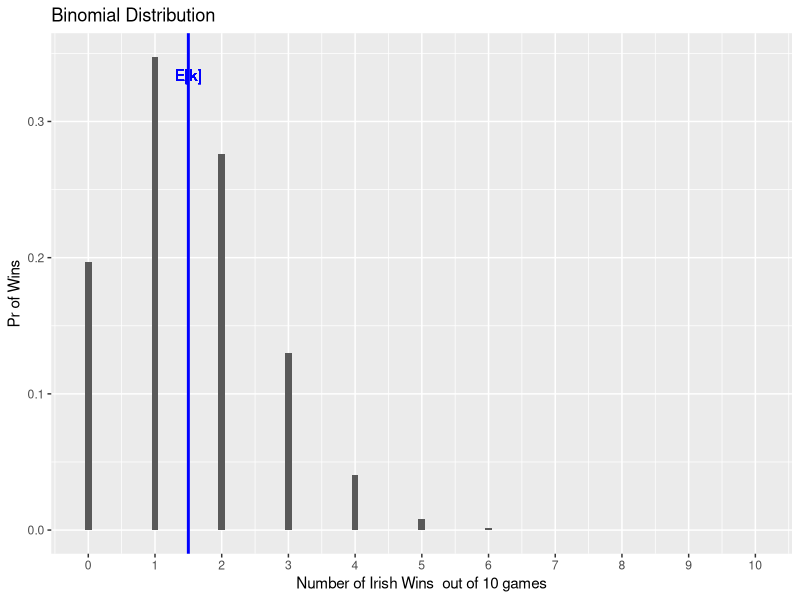
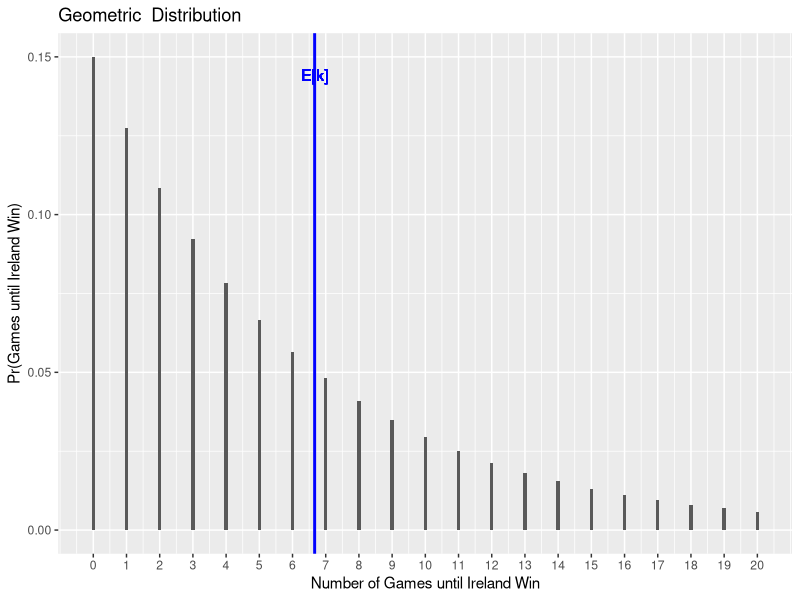
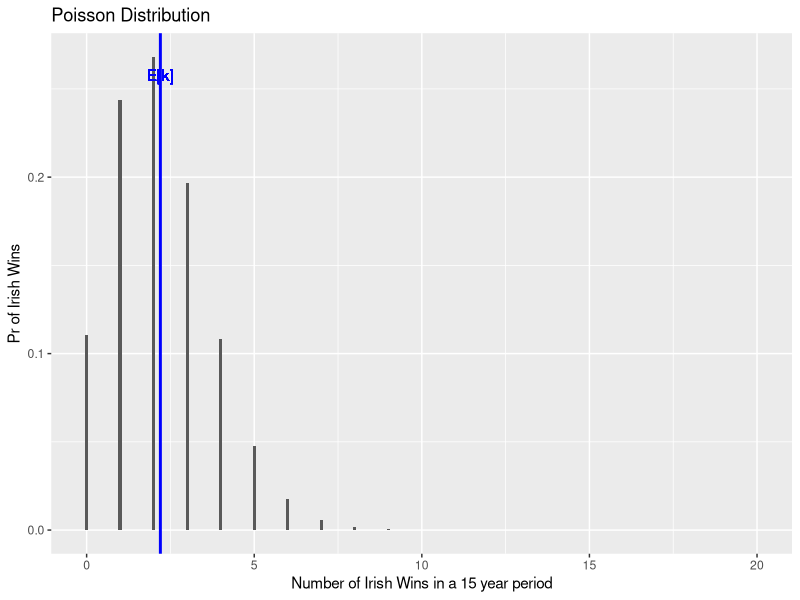

Here is the R script that generated these plots, in order:
## ---- chunk 1
knitr::opts_chunk$set(echo = TRUE)
library(ggplot2)
library(ggpubr)

## ---- chunk 2
Games<-0:10 # Number of Games
Pr_ireland_win<-0.15 # Probability of Success
Pr_win<-c(dbinom(0:10,10,Pr_ireland_win)) # Binomial Probability 

E_X<- 10*Pr_ireland_win # Expected Value
Var_X<-10*Pr_ireland_win*(1-Pr_ireland_win) # Variance

df <- data.frame(Games,Pr_win)
## Plot
binomial.p_dist<-ggplot(df, aes(x=Games,y=Pr_win)) + geom_col(width = 0.1)+
  xlab("Number of Irish Wins  out of 10 games")+
  ylab("Pr of Wins")+ggtitle("Binomial Distribution")+
  scale_x_continuous(breaks=0:10)+ 
  geom_vline(xintercept = E_X, color = "blue", size=1)+
  geom_text(aes(x=E_X, label="E[k]", y=max(Pr_win)),vjust=2, 
            colour="blue",  text=element_text(size=18))

 binomial.p_dist

## ---- chunk 3
Games<-0:20 # Number of Games
Pr_ireland_win<-0.15 # Probability of a win
E_X<-1/Pr_ireland_win # Expected Value
Var_X<-(1-Pr_ireland_win)/(Pr_ireland_win**2) # Variance
Pr_win<-c(dgeom(Games,Pr_ireland_win))

df <- data.frame(Games,Pr_win)
# Plot
Geometric.p_dist<-ggplot(df, aes(x=Games,y=Pr_win)) + geom_col(width = 0.1)+
  xlab("Number of Games until Ireland Win")+ylab("Pr(Games until Ireland Win)")+
  ggtitle("Geometric  Distribution")+
  scale_x_continuous(breaks=Games)+ 
  geom_vline(xintercept = E_X,  color = "blue", size=1)+
  geom_text(aes(x=E_X, label="E[k]", y=max(Pr_win)),vjust=2, 
            colour="blue", text=element_text(size=18))

Geometric.p_dist

## ---- chunk 4
Games<-0:20 # Number of Games
Lambda_ireland_win<-2.2 # Lambda
Pr_win<-c(dpois(Games,Lambda_ireland_win)) # Poisson Probabilities
E_X<-Lambda_ireland_win # Expected Outcome

df <- data.frame(Games,Pr_win)
## Plot
Poisson.p_dist<-ggplot(df, aes(x=Games,y=Pr_win)) + 
  geom_col(width = 0.1)+xlab("Number of Irish Wins in a 15 year period")+
  ylab("Pr of Irish Wins")+ggtitle("Poisson Distribution")+ 
  geom_vline(xintercept = E_X,  color = "blue", size=1)+
  geom_text(aes(x=E_X, label="E[k]", y=max(Pr_win)),vjust=2,
            colour="blue",text=element_text(size=18))

Poisson.p_dist
